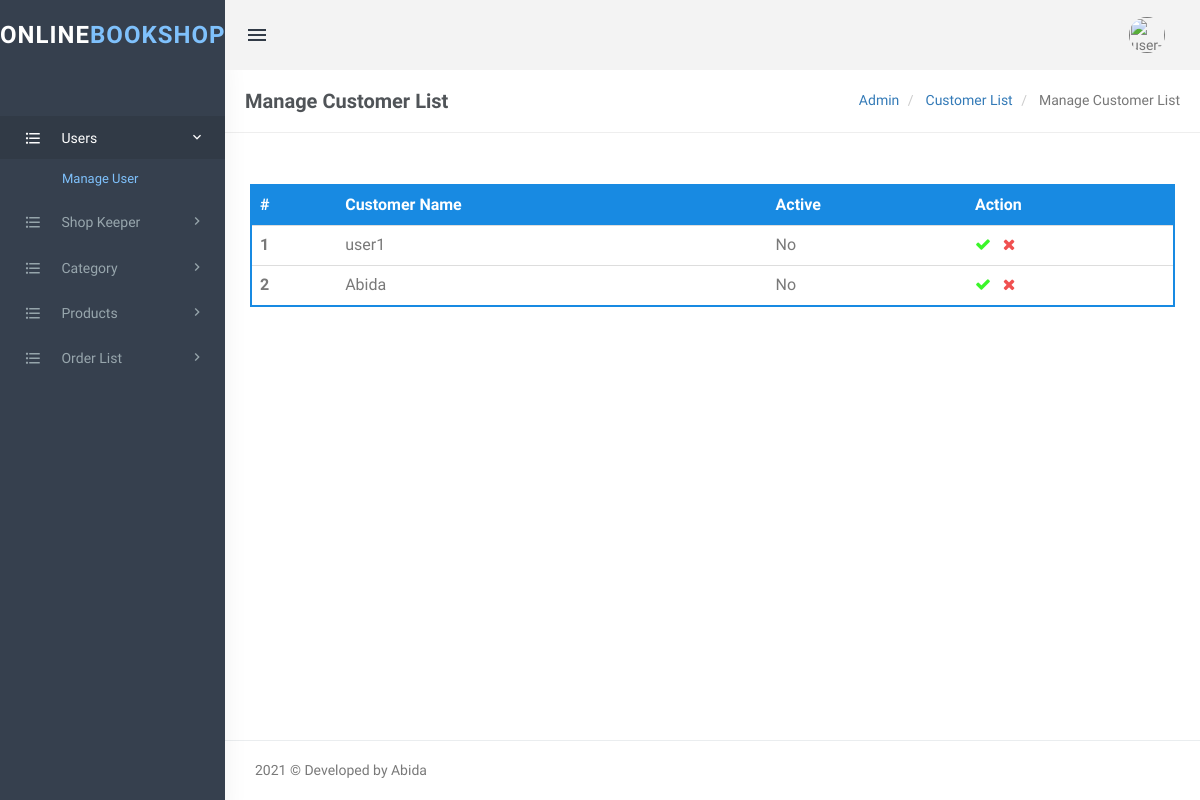
/View/admin/manage-Customer.php (signed in), run on an earlier commit of the app's database.
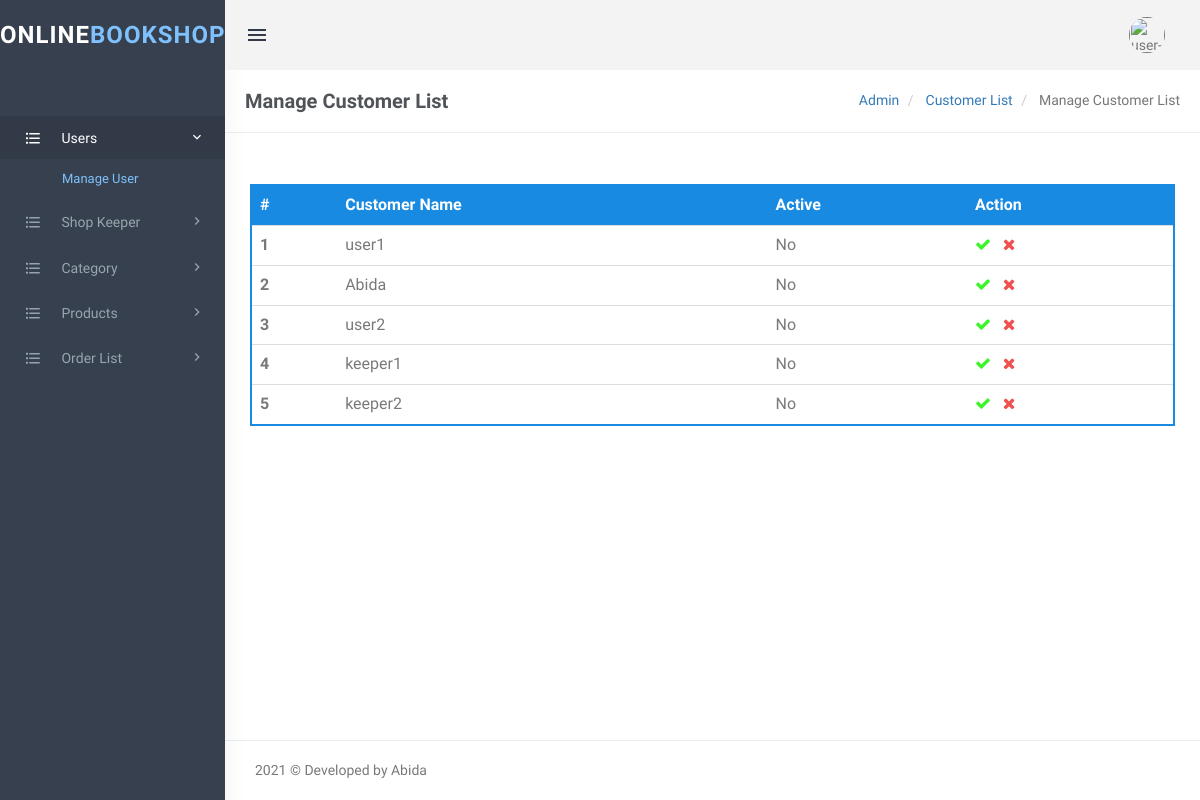
And on a later commit of the database.
### tables this page shows
CREATE TABLE `users` (
  `user_id` int(11) NOT NULL,
  `name` varchar(255) NOT NULL,
  `password` varchar(50) NOT NULL,
  `email` varchar(50) NOT NULL,
  `phone` varchar(15) NOT NULL,
  `added_on` timestamp NOT NULL DEFAULT current_timestamp(),
  `usertype` int(11) NOT NULL DEFAULT 0,
  `address` varchar(255) NOT NULL,
  `username` varchar(255) NOT NULL,
  `Is_Active` int(1) NOT NULL
);

### View/admin/manage-Customer.php (the view, shortened to what the changed rows need)
<?php
try{
    $conn=new PDO("mysql:host=localhost;dbname=bookdb;",'root','');
    $conn->setAttribute(PDO::ATTR_ERRMODE, PDO::ERRMODE_EXCEPTION);
}
catch(PDOException $e){
    echo "<script>window.alert('Database connection error');</script>";
}
if ((!isset($_SESSION['username'])) || isset($_GET['logout'])) {
    session_destroy();
    unset($_SESSION['username']);
    header("location: ../../login.php");
} else {
?>
    <!DOCTYPE html>
    <html lang="en">
    <head>
        <link href="assets/css/bootstrap.min.css" rel="stylesheet" type="text/css" />
        <link href="assets/css/core.css" rel="stylesheet" type="text/css" />
        <link href="assets/css/components.css" rel="stylesheet" type="text/css" />
        <link href="assets/css/icons.css" rel="stylesheet" type="text/css" />
        <link href="assets/css/pages.css" rel="stylesheet" type="text/css" />
        <link href="assets/css/menu.css" rel="stylesheet" type="text/css" />
        <link href="assets/css/responsive.css" rel="stylesheet" type="text/css" />
        <link rel="stylesheet" href="https://cdnjs.cloudflare.com/ajax/libs/switchery/0.8.2/switchery.css">
    </head>
    <body class="fixed-left">
        <div id="wrapper">
            <div class="content-page">
                <div class="content">
                    <div class="container">
                        <div class="row">
                            <div class="row">
                                <div class="col-md-12">
                                    <div class="demo-box m-t-20">
                                        <div class="table-responsive">
                                            <table class="table m-0 table-colored-bordered table-bordered-primary">
                                                <thead>
                                                    <tr>
                                                        <th>#</th>
                                                        <th>Customer Name</th>
                                                        <th>Active</th>
                                                        <th>Action</th>
                                                    </tr>
                                                </thead>
                                                <tbody>
                                                    <?php
                                                    try{
                                                        $sql= "Select * from users where usertype != 1";
                                                        $cnt = 1;
                                                        $adminobject=$conn->query($sql);
                                                        $adminTab= $adminobject->fetchAll();
                                                        foreach($adminTab as $key){
                                                                    ?>
                                                                    <tr>
                                                                        <th scope="row"><?php echo htmlentities($cnt); ?></th>
                                                                        <td><?php echo $key[8]; ?></td>
                                                                        <td id="updateApprvVal<?php echo $key[9]; ?>">
                                                                        <?php
                                                                        if($key[9] == 0){
                                                                            echo 'No';
                                                                        }else {
                                                                            echo 'Yes';
                                                                        }
                                                                         ?></td>
                                                                        <td>
                                                                            <a style="cursor: pointer;" onclick="statusUpdate(1,<?php echo $key[0]; ?>)"><i class="fa fa-check" style="color: #3AF629;"></i></a>
                                                                            <a style="cursor: pointer;" onclick="statusUpdate(0,<?php echo $key[0]; ?>)"><i class="fa fa-times" style="color: #f05050"></i></a>
                                                                        </td>
                                                                    </tr>
                                                                    <?php
                                                        $cnt++;
                                                        }
                                                    }catch(PDOException $err){
                                                        echo $err;
                                                    }
                                                    ?>
                                                </tbody>
                                            </table>
                                        </div>
                                    </div>
                                </div>
                            </div>
                        </div>
                    </div>
                </div>
            </div>
    </body>
    </html>
<?php } ?>

What changed in the data, as far as the page shows it:
added users: username "user2", Is_Active "No"
added users: username "keeper1", Is_Active "No"
added users: username "keeper2", Is_Active "No"
